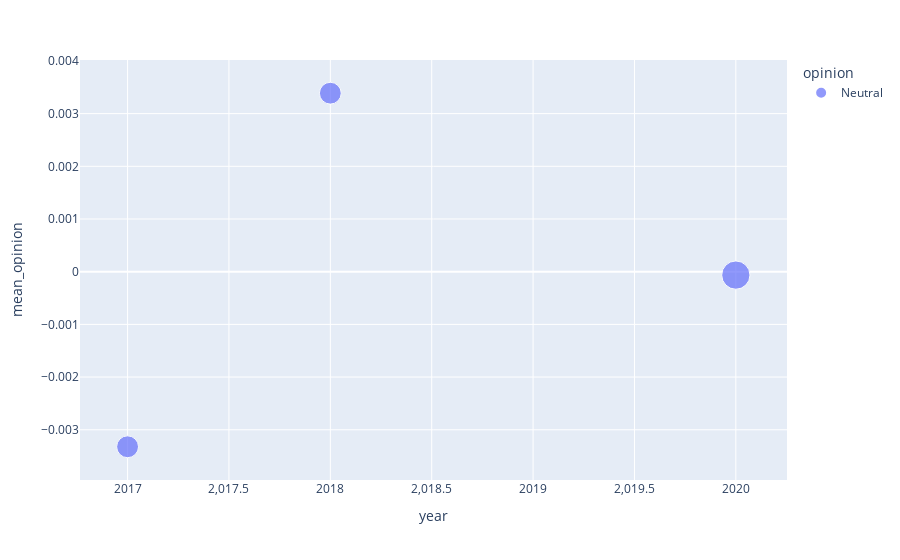

The notebook cell this image was saved under:
### Code cell
import plotly.express as px

fig = px.scatter(temporal_ClimateGraph,
                 x="year", 
                 y="mean_opinion", color="opinion",
                 size='nodes', hover_data=['edges'])
fig.show()

### Figure 1 — Plotly figure (JSON) as saved in the notebook; plotly's stock layout.template omitted (floating-point values rounded to 4 significant figures)
{"data": [{"customdata": [[66912], [58903], [95736]], "hovertemplate": "opinion=Neutral<br>year=%{x}<br>mean_opinion=%{y}<br>nodes=%{marker.size}<br>edges=%{customdata[0]}<extra></extra>", "legendgroup": "Neutral", "marker": {"color": "#636efa", "size": [384150000, 381780000, 642600000], "sizemode": "area", "sizeref": 1606500, "symbol": "circle"}, "mode": "markers", "name": "Neutral", "orientation": "v", "showlegend": true, "type": "scatter", "x": [2017, 2018, 2020], "xaxis": "x", "y": [-0.003323, 0.003387, -6.458e-05], "yaxis": "y"}], "layout": {"legend": {"itemsizing": "constant", "title": {"text": "opinion"}, "tracegroupgap": 0}, "margin": {"t": 60}, "xaxis": {"anchor": "y", "domain": [0, 1], "title": {"text": "year"}}, "yaxis": {"anchor": "x", "domain": [0, 1], "title": {"text": "mean_opinion"}}}}
